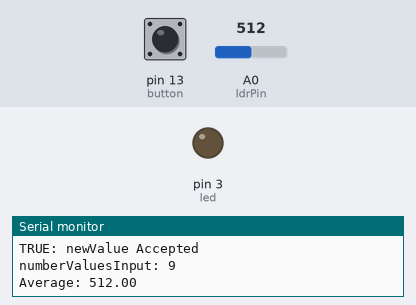
This sketch was run on a simulated Arduino Uno, built with avr-gcc and run on an emulated ATmega328P. Parts: output pins drawn as LEDs (lit = HIGH), the last lines printed to the serial monitor. The inputs (shaded band) are chosen by the test bench; at power-on: A0 (ldrPin) = 512, pin 13 (button) HIGH.

Above: at 1.2 s.
1.3 s: A0 (ldrPin) set to 550
At 2.9 s:
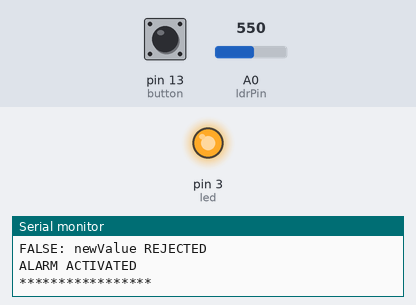
Timing chart, 0 to 4.4 s (numbered marks = the images above; inputs shaded):
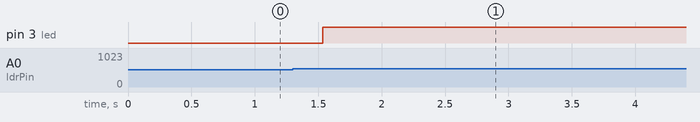

The sketch:

Light_change_detector.ino
```cpp
//Variables that can be changed by user
int maxNumberValues = 20; //***BE SURE TO CHANGE THE ARRAY CAPACITY IF THIS VALUE IS CHANGED***//
int tolerance = 25;//***********

//Variables used in calculations
int numberValuesInput;
int index;
float average;
int averageMinus;
int averagePlus;
//***********

//Values Array
int values[21];
//***********

//LDR Analog Input variables
int ldrPin = A0;
int newValue;
//***********

//Other variables
int led = 3;
int button = 13;
bool alarm = false;
//***********

void setup() {
  Serial.begin(9600);
  Serial.println("Initialized");

  pinMode(ldrPin, INPUT);
  pinMode(button, INPUT_PULLUP);
  pinMode(led, OUTPUT);
}

void loop() {
  if (alarm == false) {
    newValue = analogRead(ldrPin); //Getting value from LDR sensor
    averageSurveillance();
  }

  if (alarm == true) {
    if (digitalRead(button) == LOW) {
      alarm = false;
      digitalWrite(led, LOW);
    }
  }
}

void averageSurveillance() {
  averageMinus = average - tolerance; //Replace the 50 with the tolerance variable
  averagePlus = average + tolerance; //Replace the 50 with the tolerance variable

  Serial.print("\n");
  Serial.print("averageMinus: ");
  Serial.print(averageMinus);

  Serial.print("\n");
  Serial.print("averagePlus: ");
  Serial.print(averagePlus);

  Serial.print("\n");
  Serial.print("newValue: ");
  Serial.print(newValue);

  if ( (newValue == average) || (numberValuesInput == 0) || ( (newValue > (averageMinus)) && (newValue < (averagePlus)) ) ) {    //IF THE newValue PASSES INSPECTION
    //**********
    Serial.print("\n");
    Serial.print("TRUE: newValue Accepted");

    if ( numberValuesInput == maxNumberValues ) { //If these conditions are true, all values in the array "values" are set to 0
      for (index = 0; index < maxNumberValues; ++index) { //Initializer: sets variable "index" to 0; Condition: index is less than maxNumberValues;
        values[index] = 0;
      }
      numberValuesInput = 0;
      Serial.print("\n");
      Serial.print("***Array Cleared***");
    }

    values[numberValuesInput] = newValue; //Inserts the "newValue" into the array, using "numberValuesInput" as an index
    ++numberValuesInput; //Increases the value of "numberValuesInput" by one
    average = 0.00; //Sets average to 0.00

    for (index = 0; index < maxNumberValues; ++index) {
      average = values[index] + average;
    }

    average = average / numberValuesInput;

    Serial.print("\n");
    Serial.print("numberValuesInput: ");
    Serial.print(numberValuesInput);
    Serial.print("\n");
    Serial.print("Average: ");
    Serial.print(average);
    Serial.print("\n");
    Serial.print("*****************");
    Serial.print("\n");
    //**********
  }

  else {
    Serial.print("\n");
    Serial.print("FALSE: newValue REJECTED");
    Serial.print("\n");
    Serial.print("ALARM ACTIVATED");
    Serial.print("\n");
    Serial.print("*****************");
    Serial.print("\n");
    alarm = true;
    digitalWrite(led, HIGH);
  }
}
```

Measured:
- the behaviour switches between 536 and 537 on A0 (ldrPin) (found by bisection; images 0 and 1)
- after the input at 1.3 s, pin 3 (led): LOW → HIGH after 0.24 s
